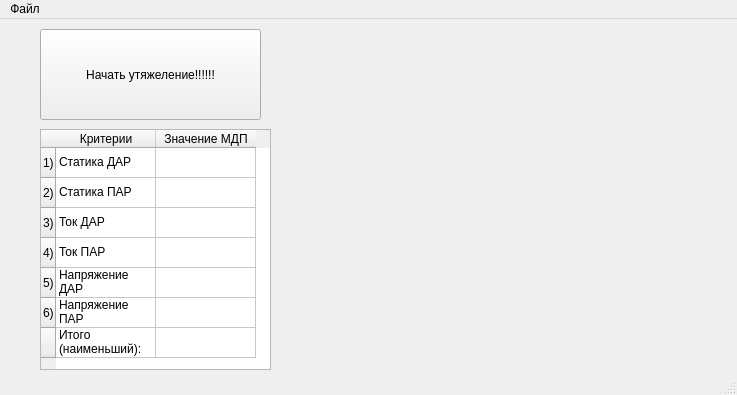
<?xml version="1.0" encoding="UTF-8"?>
<ui version="4.0">
 <class>MainWindow</class>
 <widget class="QMainWindow" name="MainWindow">
  <property name="geometry">
   <rect>
    <x>0</x>
    <y>0</y>
    <width>737</width>
    <height>395</height>
   </rect>
  </property>
  <property name="windowTitle">
   <string>MainWindow</string>
  </property>
  <widget class="QWidget" name="centralwidget">
   <widget class="QPushButton" name="pushButton">
    <property name="geometry">
     <rect>
      <x>40</x>
      <y>10</y>
      <width>221</width>
      <height>91</height>
     </rect>
    </property>
    <property name="text">
     <string>Начать утяжеление!!!!!!</string>
    </property>
   </widget>
   <widget class="QTableWidget" name="tableWidget_2">
    <property name="geometry">
     <rect>
      <x>40</x>
      <y>110</y>
      <width>231</width>
      <height>241</height>
     </rect>
    </property>
    <row>
     <property name="text">
      <string>1)</string>
     </property>
    </row>
    <row>
     <property name="text">
      <string>2)</string>
     </property>
    </row>
    <row>
     <property name="text">
      <string>3)</string>
     </property>
    </row>
    <row>
     <property name="text">
      <string>4)</string>
     </property>
    </row>
    <row>
     <property name="text">
      <string>5)</string>
     </property>
    </row>
    <row>
     <property name="text">
      <string>6)</string>
     </property>
    </row>
    <row>
     <property name="text">
      <string/>
     </property>
    </row>
    <column>
     <property name="text">
      <string>Критерии</string>
     </property>
    </column>
    <column>
     <property name="text">
      <string>Значение МДП</string>
     </property>
    </column>
    <item row="0" column="0">
     <property name="text">
      <string>Статика ДАР</string>
     </property>
    </item>
    <item row="1" column="0">
     <property name="text">
      <string>Статика ПАР</string>
     </property>
    </item>
    <item row="2" column="0">
     <property name="text">
      <string>Ток ДАР</string>
     </property>
    </item>
    <item row="3" column="0">
     <property name="text">
      <string>Ток ПАР</string>
     </property>
    </item>
    <item row="4" column="0">
     <property name="text">
      <string>Напряжение ДАР</string>
     </property>
    </item>
    <item row="5" column="0">
     <property name="text">
      <string>Напряжение ПАР</string>
     </property>
    </item>
    <item row="6" column="0">
     <property name="text">
      <string>Итого (наименьший):</string>
     </property>
    </item>
   </widget>
  </widget>
  <widget class="QMenuBar" name="menubar">
   <property name="geometry">
    <rect>
     <x>0</x>
     <y>0</y>
     <width>737</width>
     <height>21</height>
    </rect>
   </property>
   <widget class="QMenu" name="menu">
    <property name="title">
     <string>Файл</string>
    </property>
    <widget class="QMenu" name="menu_2">
     <property name="title">
      <string>Открыть...</string>
     </property>
     <addaction name="action_rg2"/>
     <addaction name="action_sch"/>
     <addaction name="action_ut2"/>
    </widget>
    <addaction name="menu_2"/>
    <addaction name="separator"/>
    <addaction name="action_7"/>
   </widget>
   <addaction name="menu"/>
  </widget>
  <widget class="QStatusBar" name="statusbar"/>
  <action name="action_rg2">
   <property name="text">
    <string>Режим (*.rg2)</string>
   </property>
  </action>
  <action name="action_sch">
   <property name="text">
    <string>Сечения (*.sch)</string>
   </property>
  </action>
  <action name="action_ut2">
   <property name="text">
    <string>Траектория (*.ut2)</string>
   </property>
  </action>
  <action name="action_7">
   <property name="text">
    <string>Сохранить</string>
   </property>
  </action>
 </widget>
 <resources/>
 <connections/>
</ui>
